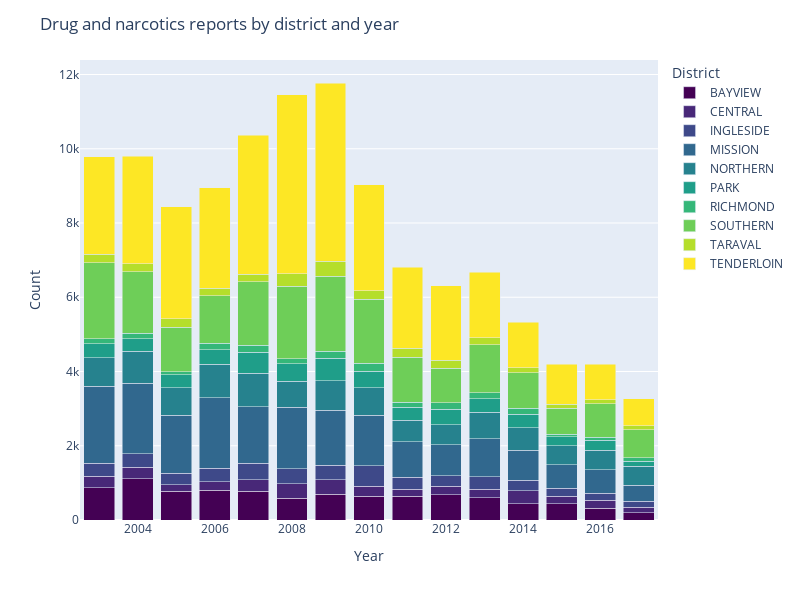

Source (notebook cell):
### Code cell
import seaborn as sns
import matplotlib.pyplot as plt

# Assuming df_drugs is your DataFrame
# First, create a pivot table to aggregate the counts by Year and PdDistrict
pivot_table = df_drugs.pivot_table(index='Year', columns='PdDistrict', aggfunc='size', fill_value=0)

# Now, create the bar plot using seaborn
# create a stacked bar plot so it can be saved htlm
fig = plt.figure()
# Save the plot as a html file

fig = px.bar(pivot_table, barmode='stack',
                      color_discrete_sequence = px.colors.sequential.Viridis)
#fig size
fig.update_layout(
    autosize=False,
    width=800,
    height=600,
    title="Drug and narcotics reports by district and year",
    xaxis_title="Year",
    yaxis_title="Count",
    legend_title="District",
    #colour of the bars
    #color_discrete_sequence=px.colors.qualitative.Polar
)

fig.show()
fig.write_html("barplot_drugs.html")

### Figure 1 — Plotly figure (JSON) as saved in the notebook; plotly's stock layout.template omitted (floating-point values rounded to 4 significant figures)
{"data": [{"alignmentgroup": "True", "hovertemplate": "PdDistrict=BAYVIEW<br>Year=%{x}<br>value=%{y}<extra></extra>", "legendgroup": "BAYVIEW", "marker": {"color": "#440154", "pattern": {"shape": ""}}, "name": "BAYVIEW", "offsetgroup": "BAYVIEW", "orientation": "v", "showlegend": true, "textposition": "auto", "type": "bar", "x": [2003, 2004, 2005, 2006, 2007, 2008, 2009, 2010, 2011, 2012, 2013, 2014, 2015, 2016, 2017], "xaxis": "x", "y": [866, 1105, 774, 808, 779, 583, 700, 646, 645, 683, 596, 437, 432, 322, 193], "yaxis": "y"}, {"alignmentgroup": "True", "hovertemplate": "PdDistrict=CENTRAL<br>Year=%{x}<br>value=%{y}<extra></extra>", "legendgroup": "CENTRAL", "marker": {"color": "#482878", "pattern": {"shape": ""}}, "name": "CENTRAL", "offsetgroup": "CENTRAL", "orientation": "v", "showlegend": true, "textposition": "auto", "type": "bar", "x": [2003, 2004, 2005, 2006, 2007, 2008, 2009, 2010, 2011, 2012, 2013, 2014, 2015, 2016, 2017], "xaxis": "x", "y": [319, 319, 172, 227, 299, 392, 383, 260, 181, 224, 237, 349, 208, 207, 147], "yaxis": "y"}, {"alignmentgroup": "True", "hovertemplate": "PdDistrict=INGLESIDE<br>Year=%{x}<br>value=%{y}<extra></extra>", "legendgroup": "INGLESIDE", "marker": {"color": "#3e4989", "pattern": {"shape": ""}}, "name": "INGLESIDE", "offsetgroup": "INGLESIDE", "orientation": "v", "showlegend": true, "textposition": "auto", "type": "bar", "x": [2003, 2004, 2005, 2006, 2007, 2008, 2009, 2010, 2011, 2012, 2013, 2014, 2015, 2016, 2017], "xaxis": "x", "y": [349, 356, 309, 357, 451, 403, 392, 552, 323, 290, 327, 288, 212, 190, 164], "yaxis": "y"}, {"alignmentgroup": "True", "hovertemplate": "PdDistrict=MISSION<br>Year=%{x}<br>value=%{y}<extra></extra>", "legendgroup": "MISSION", "marker": {"color": "#31688e", "pattern": {"shape": ""}}, "name": "MISSION", "offsetgroup": "MISSION", "orientation": "v", "showlegend": true, "textposition": "auto", "type": "bar", "x": [2003, 2004, 2005, 2006, 2007, 2008, 2009, 2010, 2011, 2012, 2013, 2014, 2015, 2016, 2017], "xaxis": "x", "y": [2071, 1906, 1563, 1902, 1518, 1653, 1484, 1360, 965, 824, 1022, 806, 643, 633, 437], "yaxis": "y"}, {"alignmentgroup": "True", "hovertemplate": "PdDistrict=NORTHERN<br>Year=%{x}<br>value=%{y}<extra></extra>", "legendgroup": "NORTHERN", "marker": {"color": "#26828e", "pattern": {"shape": ""}}, "name": "NORTHERN", "offsetgroup": "NORTHERN", "orientation": "v", "showlegend": true, "textposition": "auto", "type": "bar", "x": [2003, 2004, 2005, 2006, 2007, 2008, 2009, 2010, 2011, 2012, 2013, 2014, 2015, 2016, 2017], "xaxis": "x", "y": [763, 862, 739, 897, 911, 701, 794, 741, 572, 549, 714, 607, 505, 524, 511], "yaxis": "y"}, {"alignmentgroup": "True", "hovertemplate": "PdDistrict=PARK<br>Year=%{x}<br>value=%{y}<extra></extra>", "legendgroup": "PARK", "marker": {"color": "#1f9e89", "pattern": {"shape": ""}}, "name": "PARK", "offsetgroup": "PARK", "orientation": "v", "showlegend": true, "textposition": "auto", "type": "bar", "x": [2003, 2004, 2005, 2006, 2007, 2008, 2009, 2010, 2011, 2012, 2013, 2014, 2015, 2016, 2017], "xaxis": "x", "y": [381, 329, 350, 401, 565, 474, 601, 448, 353, 407, 367, 357, 248, 273, 131], "yaxis": "y"}, {"alignmentgroup": "True", "hovertemplate": "PdDistrict=RICHMOND<br>Year=%{x}<br>value=%{y}<extra></extra>", "legendgroup": "RICHMOND", "marker": {"color": "#35b779", "pattern": {"shape": ""}}, "name": "RICHMOND", "offsetgroup": "RICHMOND", "orientation": "v", "showlegend": true, "textposition": "auto", "type": "bar", "x": [2003, 2004, 2005, 2006, 2007, 2008, 2009, 2010, 2011, 2012, 2013, 2014, 2015, 2016, 2017], "xaxis": "x", "y": [138, 153, 90, 165, 180, 137, 185, 209, 127, 176, 169, 166, 61, 76, 92], "yaxis": "y"}, {"alignmentgroup": "True", "hovertemplate": "PdDistrict=SOUTHERN<br>Year=%{x}<br>value=%{y}<extra></extra>", "legendgroup": "SOUTHERN", "marker": {"color": "#6ece58", "pattern": {"shape": ""}}, "name": "SOUTHERN", "offsetgroup": "SOUTHERN", "orientation": "v", "showlegend": true, "textposition": "auto", "type": "bar", "x": [2003, 2004, 2005, 2006, 2007, 2008, 2009, 2010, 2011, 2012, 2013, 2014, 2015, 2016, 2017], "xaxis": "x", "y": [2039, 1652, 1199, 1289, 1717, 1956, 2022, 1729, 1223, 931, 1284, 951, 696, 913, 755], "yaxis": "y"}, {"alignmentgroup": "True", "hovertemplate": "PdDistrict=TARAVAL<br>Year=%{x}<br>value=%{y}<extra></extra>", "legendgroup": "TARAVAL", "marker": {"color": "#b5de2b", "pattern": {"shape": ""}}, "name": "TARAVAL", "offsetgroup": "TARAVAL", "orientation": "v", "showlegend": true, "textposition": "auto", "type": "bar", "x": [2003, 2004, 2005, 2006, 2007, 2008, 2009, 2010, 2011, 2012, 2013, 2014, 2015, 2016, 2017], "xaxis": "x", "y": [231, 227, 224, 193, 206, 335, 415, 231, 242, 224, 196, 142, 112, 107, 104], "yaxis": "y"}, {"alignmentgroup": "True", "hovertemplate": "PdDistrict=TENDERLOIN<br>Year=%{x}<br>value=%{y}<extra></extra>", "legendgroup": "TENDERLOIN", "marker": {"color": "#fde725", "pattern": {"shape": ""}}, "name": "TENDERLOIN", "offsetgroup": "TENDERLOIN", "orientation": "v", "showlegend": true, "textposition": "auto", "type": "bar", "x": [2003, 2004, 2005, 2006, 2007, 2008, 2009, 2010, 2011, 2012, 2013, 2014, 2015, 2016, 2017], "xaxis": "x", "y": [2627, 2883, 3024, 2704, 3734, 4822, 4795, 2860, 2171, 1999, 1760, 1221, 1077, 957, 731], "yaxis": "y"}], "layout": {"autosize": false, "barmode": "stack", "height": 600, "legend": {"title": {"text": "District"}, "tracegroupgap": 0}, "margin": {"t": 60}, "title": {"text": "Drug and narcotics reports by district and year"}, "width": 800, "xaxis": {"anchor": "y", "domain": [0, 1], "title": {"text": "Year"}}, "yaxis": {"anchor": "x", "domain": [0, 1], "title": {"text": "Count"}}}}
